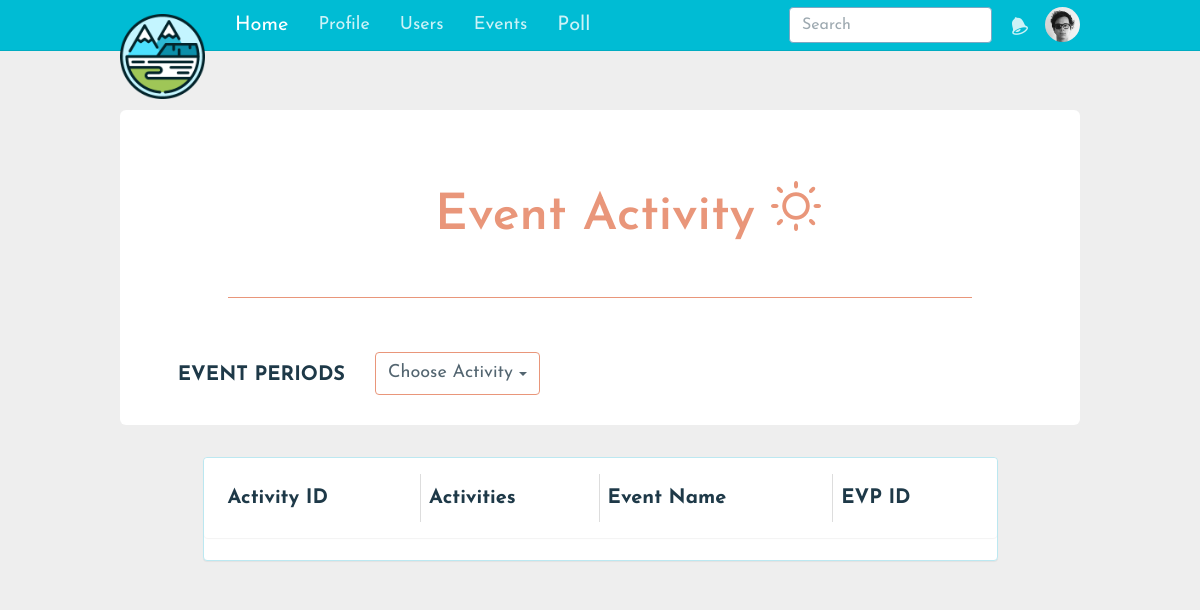
Page /Activity.php on the earlier database version.
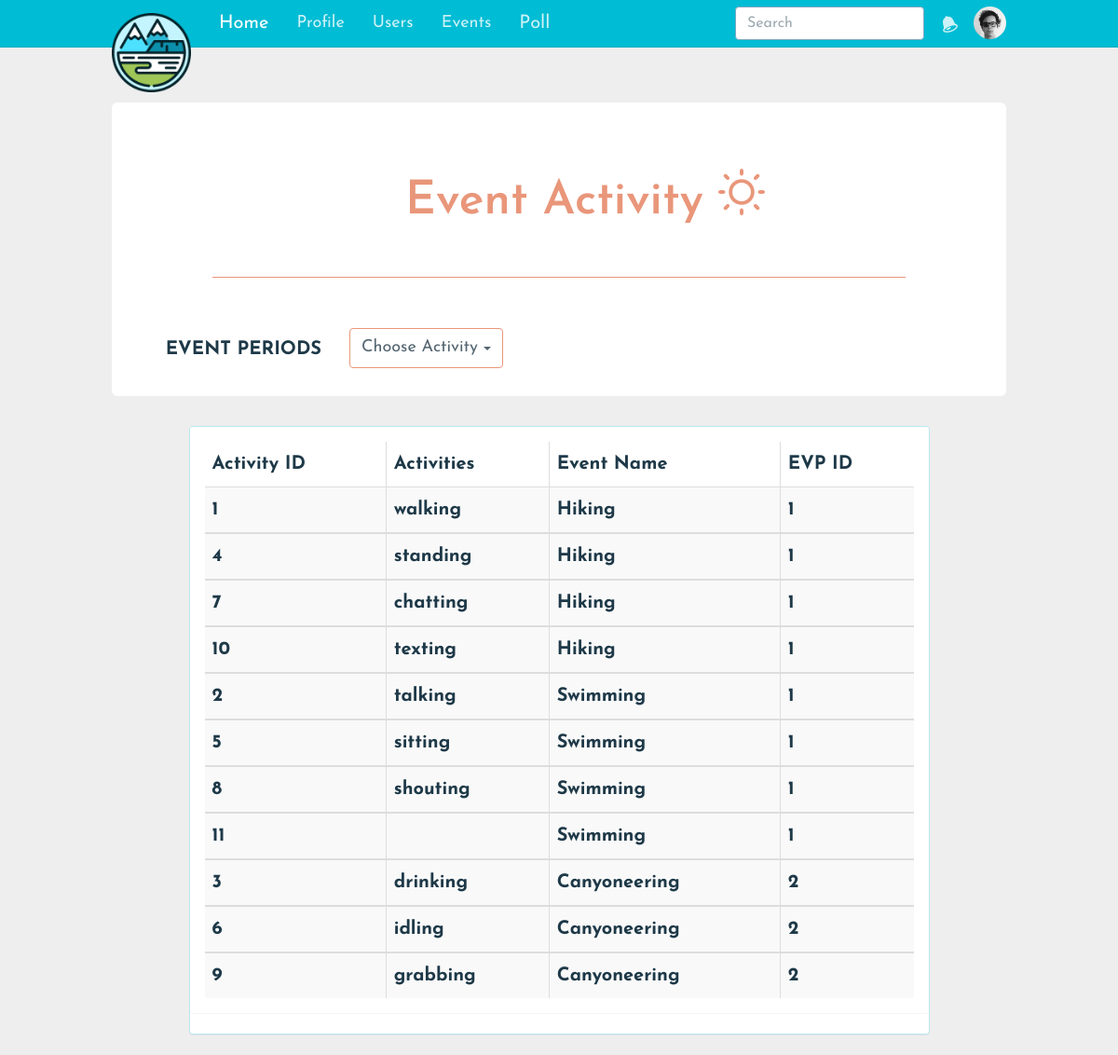
Same page on the later database version.
### tables this page shows
CREATE TABLE `activities` (
  `activity_id` int(10) NOT NULL AUTO_INCREMENT,
  `event_id` int(10) DEFAULT NULL,
  `name` varchar(255) DEFAULT NULL,
  PRIMARY KEY (`activity_id`),
  KEY `event_id` (`event_id`),
  CONSTRAINT `activities_ibfk_1` FOREIGN KEY (`event_id`) REFERENCES `events` (`event_id`)
);

CREATE TABLE `events` (
  `event_id` int(10) NOT NULL AUTO_INCREMENT,
  `evp_id` int(10) DEFAULT NULL,
  `name` varchar(255) DEFAULT NULL,
  `description` varchar(255) DEFAULT NULL,
  `location` text,
  `image` text,
  PRIMARY KEY (`event_id`),
  KEY `evp_id` (`evp_id`),
  CONSTRAINT `events_ibfk_1` FOREIGN KEY (`evp_id`) REFERENCES `event_voting_period` (`evp_id`)
);

### Activity.php (called while the page is built)
<?php
	include('views/menubar/addActivity.php');
 ?>

### class/activityClass.php (called while the page is built, shortened)
<?php
class activityClass
{
     public function getAllActivities()
     {
          try {
               $db = getDB();
               $st = $db->prepare("SELECT DISTINCT events.`event_id` AS 'Event ID',events.`name` AS 'Event Name', activities.`activity_id` AS 'Activity ID',activities.`name` AS 'Activity Name',events.`evp_id` AS 'EVP ID'
                    FROM event_voting_period, EVENTS, activities
                    WHERE activities.`event_id`= events.`event_id` AND events.`evp_id` = event_voting_period.`evp_id`");
               $st->execute();
               $data=$st->fetchAll();
          } catch (PDOException $e) {
          }
          return $data;
     }
}
?>

### views/menubar/addActivity.php (the view, shortened to what this page needs)
<?php
require_once'views/layouts/header.php';
require_once'views/layouts/nav.php';
include('class/activityClass.php');
$activityClass = new activityClass();
$activities = $activityClass->getAllActivities();
if(!isset($_GET['evp_id']))
{
	$evpTitle="Choose Activity";
}
?>
<div class="container p-t-lg">
	<form method="post" action="post" class="form-horizontal" role="form">
		<br>
		<h2 style="font-size: 50px; color: darksalmon; ">
			Event Activity <span class="icon icon-light-up"></span>
		</h2>
		<hr style="border-color:darksalmon;"">
		<br>
		<div class="form-group">
			<label class="col-sm-3 control-label">EVENT PERIODS</label>
			<div class="dropdown col-sm-4">
				<button class="btn btn-default dropdown-toggle" type="button" id="dropdownEvent" data-toggle="dropdown" aria-haspopup="true" aria-expanded="true" style="border-color: darksalmon;">
					<?php echo $evpTitle ?>
					<span class="caret"></span>
				</button>
			</div>
		</div>
	</form>
	<br>
	<div class="row">
		<div class="form col-sm-10 col-sm-offset-1">
			<div class="panel panel-info">
				<div class="panel panel-body">
					<table id="act" class="table table-striped table-bordered dt-responsive nowrap" cellspacing="0" width="100%">
						<?php
						if(!isset($_GET['id'])&&!isset($_GET['evp_id']))
							{ ?>
						<thead>
							<tr>
								<th>Activity ID</th>
								<th>Activities</th>
								<th>Event Name</th>
								<th>EVP ID</th>
							</tr>
						</thead>
						<?php foreach($activities as $activity)
						{ ?>
						<tbody>
							<tr>
								<th><?php echo $activity['Activity ID'];?></th>
								<th><?php echo $activity['Activity Name']; ?></th>
								<th><?php echo $activity['Event Name']; ?></th>
								<th><?php echo $activity['EVP ID']; ?></th>
							</tr>
							<?php } ?>
						</tbody>
						<?php } ?>
					</table>
				</div>
			</div>
		</div>
	</div>
</div>
<?php
require_once 'views/layouts/footer.php';
?>

Differences in the rows shown:
added activities: activity_id "1", name "walking", event.name "Hiking", event.evp_id "1"
added activities: activity_id "4", name "standing", event.name "Hiking", event.evp_id "1"
added activities: activity_id "7", name "chatting", event.name "Hiking", event.evp_id "1"
added activities: activity_id "10", name "texting", event.name "Hiking", event.evp_id "1"
added activities: activity_id "2", name "talking", event.name "Swimming", event.evp_id "1"
added activities: activity_id "5", name "sitting", event.name "Swimming", event.evp_id "1"
added activities: activity_id "8", name "shouting", event.name "Swimming", event.evp_id "1"
added activities: activity_id "11", event.name "Swimming", event.evp_id "1"
added activities: activity_id "3", name "drinking", event.name "Canyoneering", event.evp_id "2"
added activities: activity_id "6", name "idling", event.name "Canyoneering", event.evp_id "2"
added activities: activity_id "9", name "grabbing", event.name "Canyoneering", event.evp_id "2"
